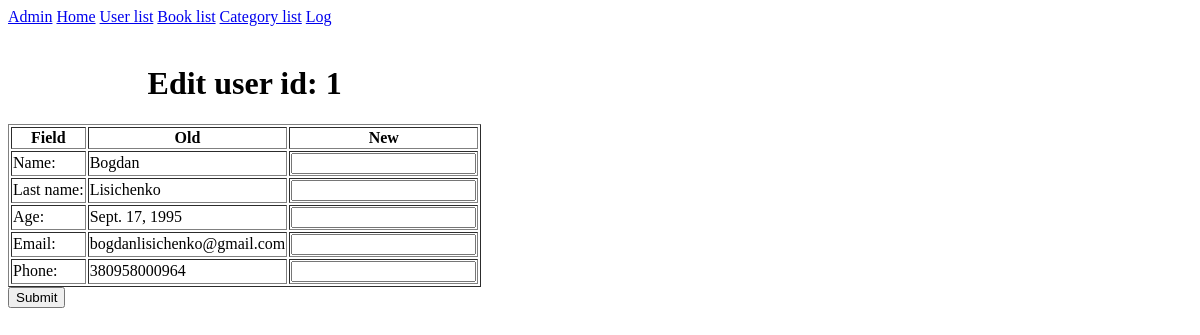
Page /edit_user/1 on the earlier database version.
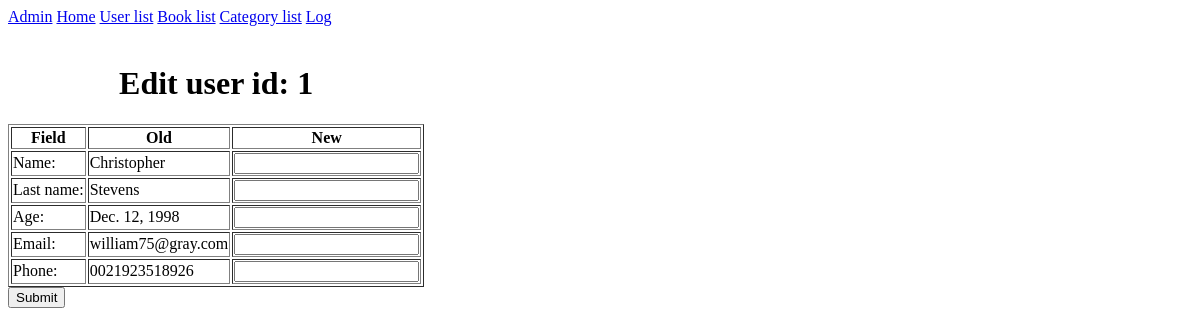
Same page on the later database version.
### main/models.py (models this page shows, shortened)
class User(models.Model):
    f_name = models.CharField(max_length=100, verbose_name='First Name')
    l_name = models.CharField(max_length=100, verbose_name='Last Name')
    b_date = models.DateField(verbose_name='Date of birth')
    email = models.EmailField(unique=True, verbose_name='Email')
    phone = models.CharField(max_length=30, verbose_name='Phone number', default=None)

### main/views.py (the view)
# urls.py: path('edit_user/<int:arg>', views.edit_user, name='edit_user'),
def edit_user(request, arg):
    user = get_object_or_404(User, pk=arg)
    form = UserForm(request.POST, instance=user)
    if request.method == 'POST':
        if form.is_valid():
            form.save()
            return redirect('user_list')
    context = {
        'form': form,
        'user': user,
    }
    return render(request, "edit_user.html", context=context)

### main/forms.py
class UserForm(forms.ModelForm):
    class Meta:
        model = User
        fields = ['f_name', 'l_name', 'b_date', 'email', 'phone']

### main/templates/edit_user.html (shortened to what this page needs)
{% extends 'base.html' %}
{% block content %}
<form method="post">
        <table border="1">
            <tr>
                <th>Field</th>
                <th>Old</th>
                <th>New</th>
            </tr>
            <caption><h1>Edit user id: {{ user.id }}</h1></caption>
            <tr><td>Name:</td><td>{{ user.f_name }}</td><td>{{ form.f_name }}</td></tr>
            <tr><td>Last name:</td><td>{{ user.l_name }}</td><td>{{ form.l_name }}</td></tr>
            <tr><td>Age:</td><td>{{ user.b_date }}</td><td>{{ form.b_date }}</td></tr>
            <tr><td>Email:</td><td>{{ user.email }}</td><td>{{ form.email }}</td></tr>
            <tr><td>Phone:</td><td>{{ user.phone }}</td><td>{{ form.phone }}</td></tr>
        </table>
        <button type="Submit">Submit</button>
    </form>
{% endblock content %}

Differences in the rows shown:
changed User id 1: f_name "Bogdan" → "Christopher"; l_name "Lisichenko" → "Stevens"; b_date "Sept. 17, 1995" → "Dec. 12, 1998"; email "bogdanlisichenko@gmail.com" → "william75@gray.com"; phone "380958000964" → "0021923518926"
